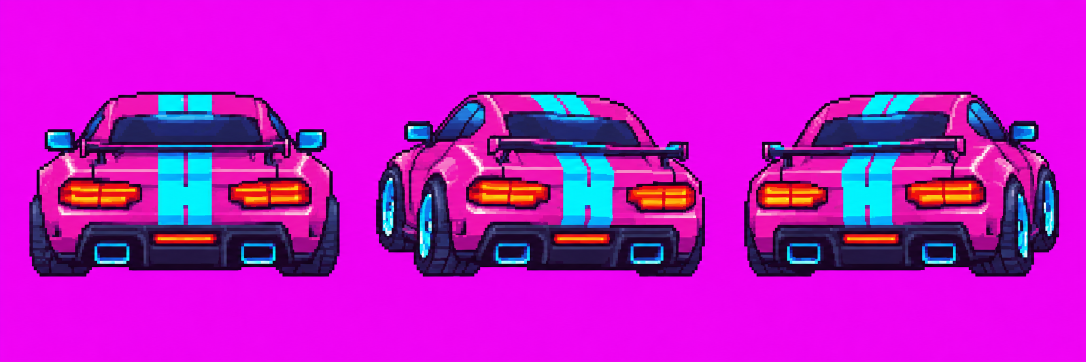
#> input picture art/source/01-player-car.png, 2172 x 724 px (shown at 1/2 size)
$ python process_cars.py
#> lines starting #> are read from the running program, lines starting #| are printed output that depends on the picture; after the words box and inside, x2 and y2 are one past the last pixel; in counts of white or black regions, pixels touching at a corner belong together
"""Turn the AI-generated car sheets (art/source) into a game-ready atlas.

Pipeline: flood-fill the magenta background from the edges -> split 3 frames ->
common cell, bottom/center aligned -> area downscale -> one shared 32-color palette.
Usage: python3 tools/process_cars.py
"""
import json
from pathlib import Path

import numpy as np
from PIL import Image, ImageDraw

ROOT = Path(__file__).resolve().parent.parent
SRC = ROOT / "art" / "source"
OUT = ROOT / "public" / "sprites"
CELL_W = 80
THRESH = 70
SHEETS = [
    ("player", "01-player-car.png"),
    ("rivalA", "02a-rival-a-yellow.png"),
    ("rivalB", "02b-rival-b-green.png"),
    ("rivalC", "02c-rival-c-white.png"),
]
FRAMES = ["center", "left", "right"]


def cutout(path: Path) -> Image.Image:
    im = Image.open(path).convert("RGB")
#> im is the input picture: PIL image 2172x724 RGB; mean R, G, B 190.4, 21.9, 198.4
    w, h = im.size
#> w = 2172; h = 724
    marker = (0, 255, 0)
    seeds = [(0, 0), (w - 1, 0), (0, h - 1), (w - 1, h - 1), (w // 2, 0), (w // 2, h - 1), (0, h // 2), (w - 1, h // 2)]
    for s in seeds:
        if im.getpixel(s) != marker:
            ImageDraw.floodfill(im, s, marker, thresh=THRESH)
    a = np.array(im)
    alpha = ~((a[:, :, 0] == 0) & (a[:, :, 1] == 255) & (a[:, :, 2] == 0))
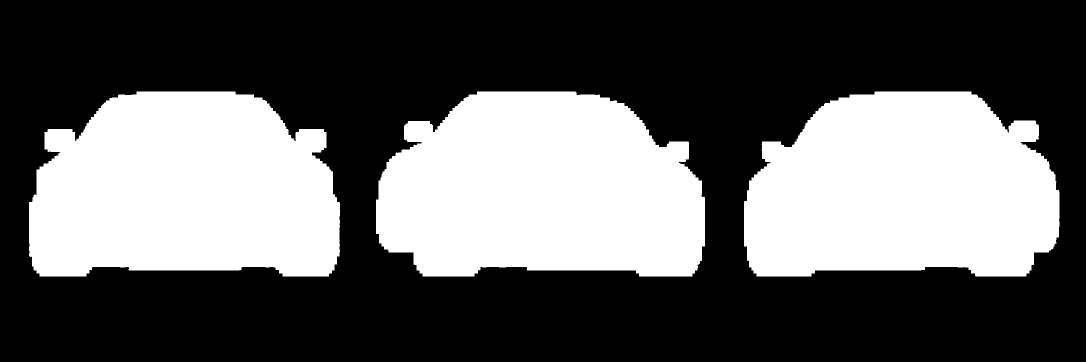
#> alpha: shape (724, 2172) bool (shown at 1/2 size); 37.5% white; 3 white regions, box (x1, y1, x2, y2) and area: (752, 183, 1410, 553) 201292, (58, 183, 680, 553) 194547, (1488, 183, 2119, 553) 194277
    out = np.dstack([a, (alpha * 255).astype(np.uint8)])
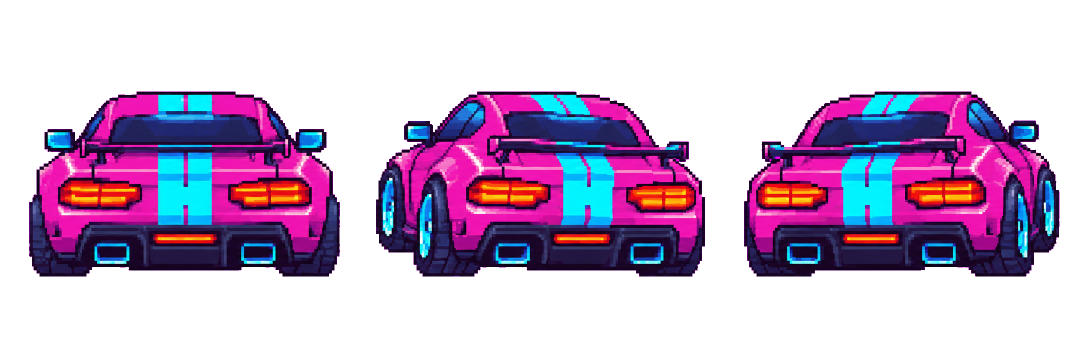
#> out: shape (724, 2172, 4) (shown at 1/2 size); mean R, G, B, A 40.8, 179.2, 45.9, 95.7; transparent parts drawn white
    return Image.fromarray(out, "RGBA")


def split_frames(im: Image.Image) -> list[Image.Image]:
    alpha = np.array(im)[:, :, 3] > 0
    cols = alpha.sum(axis=0) > 3
    runs, start = [], None
    for x, c in enumerate(cols):
        if c and start is None:
            start = x
        elif not c and start is not None:
            runs.append((start, x))
            start = None
#> this loop made 2172 passes
#> c on passes 1 to 12: False, False, False, False, False, False, False, False, False, False, False, False
#> after the loop, runs = [(58, 680), (752, 1410), (1488, 2119)]
    if start is not None:
        runs.append((start, len(cols)))
    runs = [r for r in runs if r[1] - r[0] > 40]
    # merge tiny gaps (mirrors etc.) by keeping the 3 widest runs in order
    runs = sorted(sorted(runs, key=lambda r: r[0] - r[1])[:3])
    assert len(runs) == 3, f"expected 3 frames, got {runs}"
    frames = []
    for x0, x1 in runs:
        crop = im.crop((x0, 0, x1, im.height))
        frames.append(crop.crop(crop.getbbox()))
#> this loop made 3 passes
#> pass 1, in split_frames, `crop = im.crop((x0, 0, x1, im.height))`:
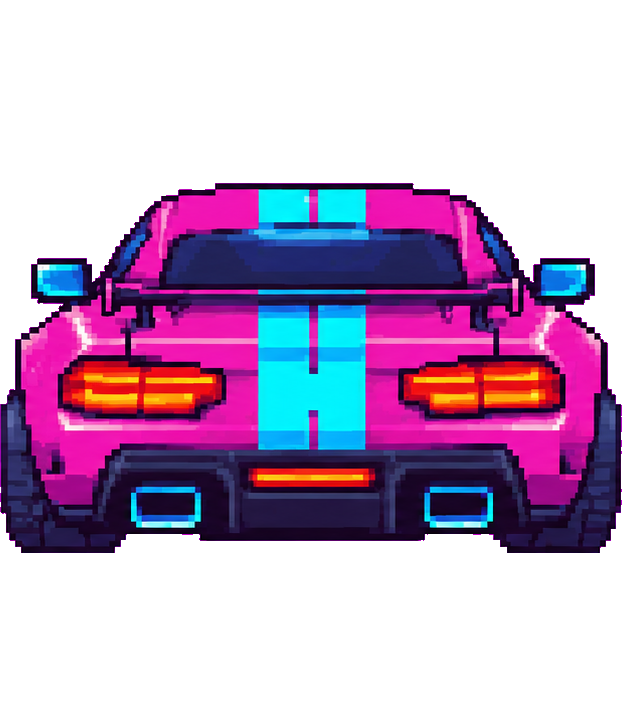
#> crop: PIL image 622x724 RGBA; mean R, G, B, A 47.4, 167.5, 52.6, 110.2; transparent parts drawn white
#> after the loop, frames = 3 items
    return frames


def main() -> None:
    sheets = {}
    for name, f in SHEETS:
        sheets[name] = split_frames(cutout(SRC / f))
#> pass 2 of the loop in main, `for name, f in SHEETS:`:
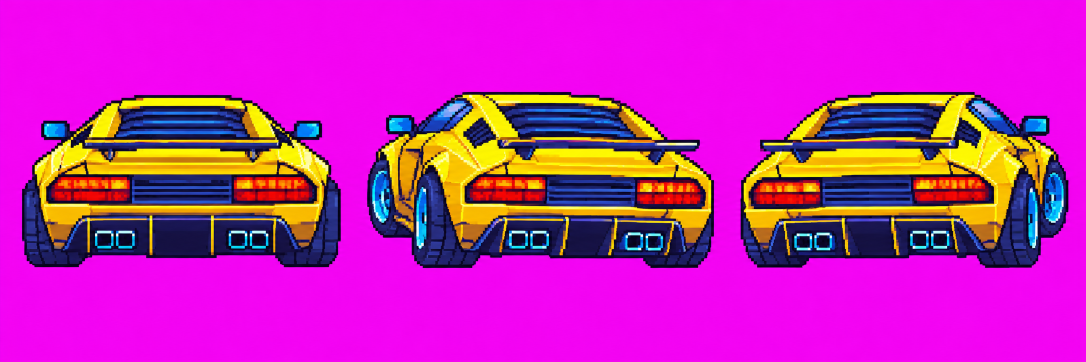
#> input picture art/source/02a-rival-a-yellow.png, 2172 x 724 px (shown at 1/2 size)
#> in cutout, im is the input picture: PIL image 2172x724 RGB; mean R, G, B 195.8, 36.7, 176.7
#> in cutout (call 2), `alpha = ~((a[:, :, 0] == 0) & (a[:, :, 1] == 255) & (a[:, :, 2] == 0))`:
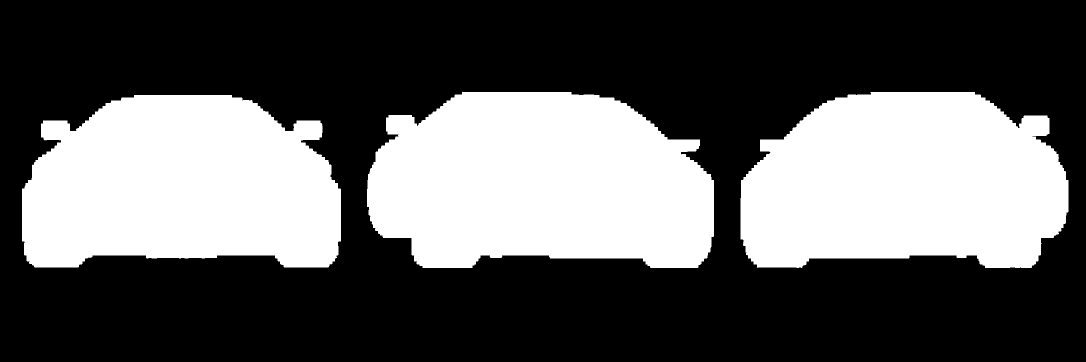
#> alpha: shape (724, 2172) bool (shown at 1/2 size); 36.6% white; 3 white regions, box (x1, y1, x2, y2) and area: (734, 184, 1428, 536) 201896, (1481, 184, 2137, 536) 190802, (44, 190, 682, 535) 183272
#> the loop in split_frames (call 2), `for x, c in enumerate(cols):` made 2172 passes
#> after the loop in split_frames (call 2), `for x, c in enumerate(cols):`: runs = [(44, 682), (734, 1428), (1481, 2137)]
#> the loop in split_frames (call 2), `for x0, x1 in runs:` made 3 passes
#> pass 3, in split_frames (call 2), `crop = im.crop((x0, 0, x1, im.height))`:
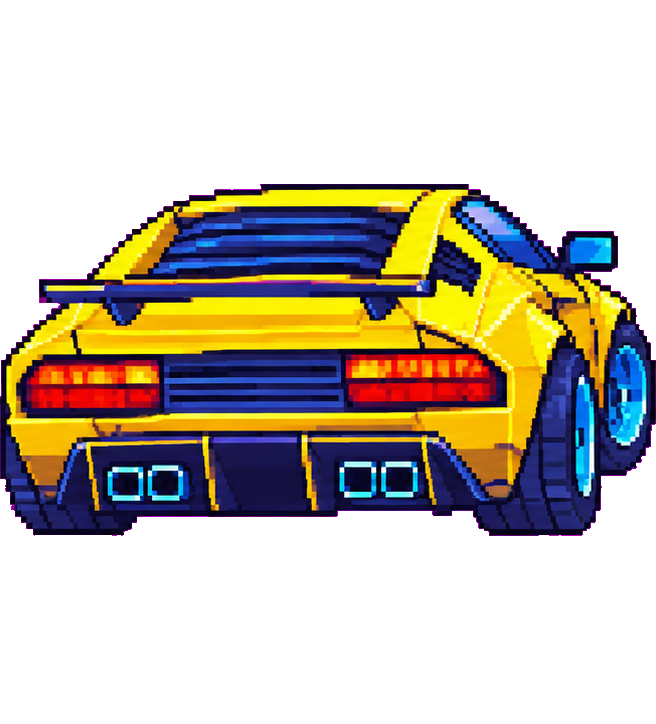
#> crop: PIL image 656x724 RGBA; mean R, G, B, A 45.7, 191.1, 25.8, 102.4; transparent parts drawn white
#> pass 3 of the loop in main, `for name, f in SHEETS:`:
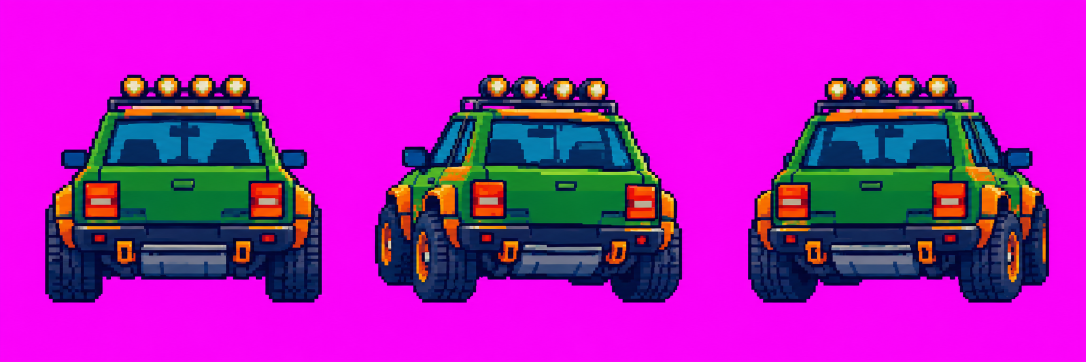
#> input picture art/source/02b-rival-b-green.png, 2172 x 724 px (shown at 1/2 size)
#> in cutout, im is the input picture: PIL image 2172x724 RGB; mean R, G, B 173.9, 28.5, 181
#> in cutout (call 3), `alpha = ~((a[:, :, 0] == 0) & (a[:, :, 1] == 255) & (a[:, :, 2] == 0))`:
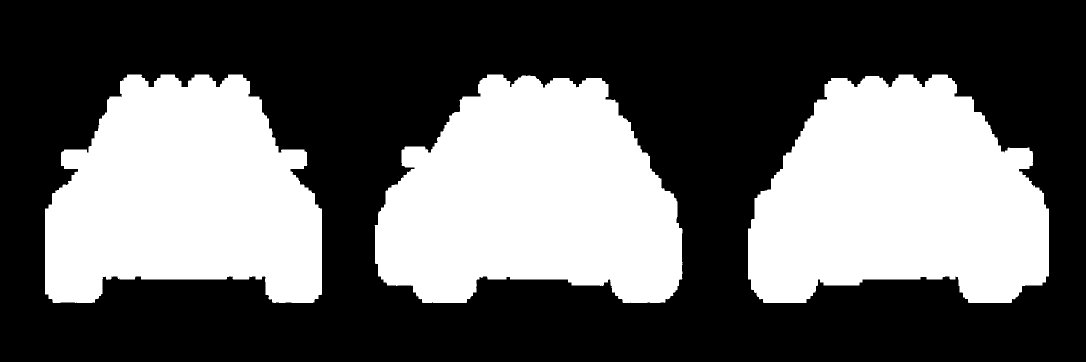
#> alpha: shape (724, 2172) bool (shown at 1/2 size); 38.6% white; 3 white regions, box (x1, y1, x2, y2) and area: (749, 149, 1365, 606) 208411, (1496, 149, 2098, 606) 206822, (90, 149, 644, 606) 191379
#> after the loop in split_frames (call 3), `for x, c in enumerate(cols):`: runs = [(90, 644), (750, 1365), (1496, 2098)]
#> the loop in split_frames (call 3), `for x0, x1 in runs:` made 3 passes
#> pass 3, in split_frames (call 3), `crop = im.crop((x0, 0, x1, im.height))`:
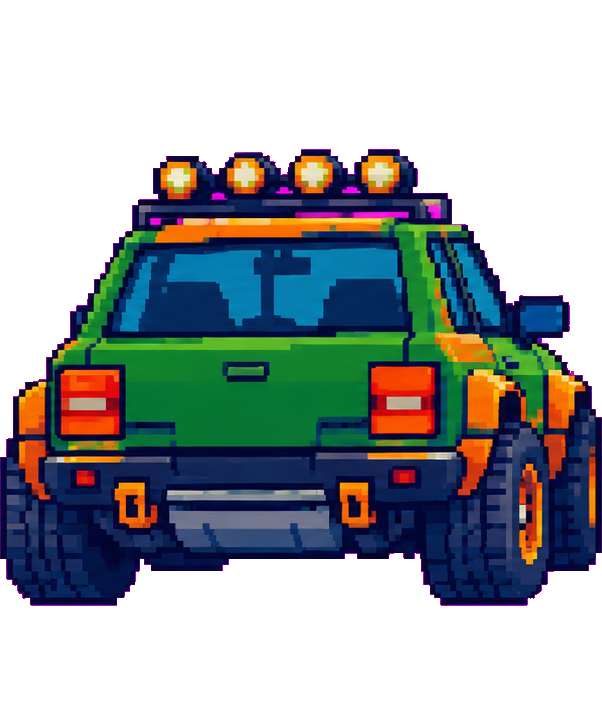
#> crop: PIL image 602x724 RGBA; mean R, G, B, A 25.2, 166.3, 34.2, 121; transparent parts drawn white
#> the loop made 4 passes; the first 3 are shown
    cw = max(fr.width for fs in sheets.values() for fr in fs)
#> cw = 694
    ch = max(fr.height for fs in sheets.values() for fr in fs)
#> ch = 457
    scale = CELL_W / cw
#> scale = 0.115
    cell_h = round(ch * scale)
#> cell_h = 53
    print("source cell", cw, ch, "-> cell", CELL_W, cell_h)
#| source cell 694 457 -> cell 80 53

    cells = {}
    for name, frs in sheets.items():
        for key, fr in zip(FRAMES, frs):
            canvas = Image.new("RGBA", (cw, ch), (0, 0, 0, 0))
            canvas.paste(fr, ((cw - fr.width) // 2, ch - fr.height))
            small = canvas.resize((CELL_W, cell_h), Image.BOX)
            arr = np.array(small)
            arr[:, :, 3] = np.where(arr[:, :, 3] >= 128, 255, 0)
            cells[(name, key)] = arr
#> this loop made 4 passes
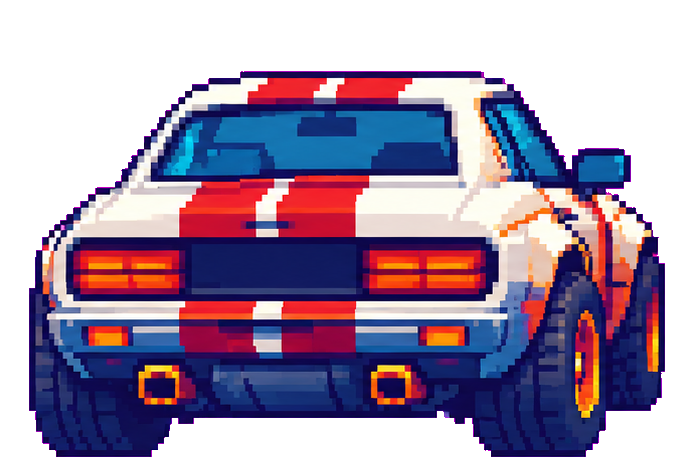
#> canvas: PIL image 694x457 RGBA; mean R, G, B, A 65.5, 87.9, 73.9, 159.2; transparent parts drawn white
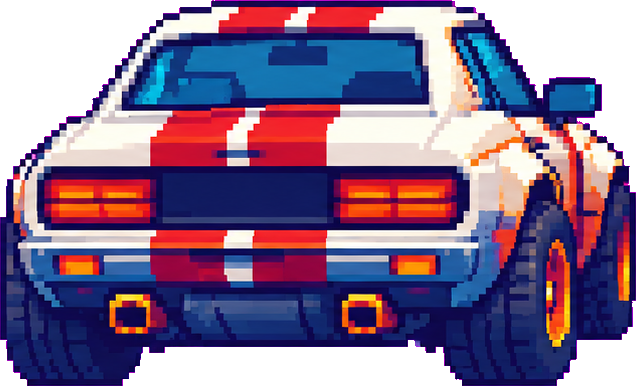
#> fr: PIL image 636x386 RGBA; mean R, G, B, A 84.7, 113.6, 95.5, 205.7; transparent parts drawn white
#> after the loop, cells = 12 items

    # shared palette from all opaque pixels
    px = np.concatenate([c[c[:, :, 3] == 255][:, :3] for c in cells.values()])
    pal_img = Image.fromarray(px.reshape(1, -1, 3).astype(np.uint8), "RGB").quantize(
        colors=32, method=Image.Quantize.MEDIANCUT, dither=Image.Dither.NONE
    )
    palette = pal_img.getpalette()[: 32 * 3]
#> palette = 96 values, max 251 at index 0, min 6 at index 94, mean 86.29
    flat_pal = Image.new("P", (1, 1))
    flat_pal.putpalette(palette + [0] * (768 - len(palette)))

    atlas = Image.new("RGBA", (CELL_W * 3, cell_h * len(SHEETS)), (0, 0, 0, 0))
#> atlas: PIL image 240x212 RGBA; every value is 0
    meta = {"cellW": CELL_W, "cellH": cell_h, "frames": {}}
    for r, (name, _) in enumerate(SHEETS):
        for c, key in enumerate(FRAMES):
            arr = cells[(name, key)]
            rgb = Image.fromarray(arr[:, :, :3], "RGB").quantize(palette=flat_pal, dither=Image.Dither.NONE).convert("RGB")
            out = np.dstack([np.array(rgb), arr[:, :, 3]])
            atlas.paste(Image.fromarray(out, "RGBA"), (c * CELL_W, r * cell_h))
            meta["frames"][f"{name}_{key}"] = {"x": c * CELL_W, "y": r * cell_h, "w": CELL_W, "h": cell_h}
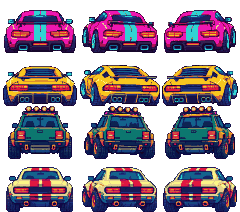
#> atlas: PIL image 240x212 RGBA; mean R, G, B, A 60.2, 44.1, 60.3, 158.3; transparent parts drawn white
#> out: shape (53, 80, 4)
#> after the loop, meta = 3 items
    OUT.mkdir(parents=True, exist_ok=True)
    atlas.save(OUT / "cars.png", optimize=True)
    (OUT / "cars.json").write_text(json.dumps(meta, indent=2) + "\n")
    preview = Image.new("RGBA", atlas.size, (26, 16, 64, 255))
    preview.alpha_composite(atlas)
    preview.resize((atlas.width * 4, atlas.height * 4), Image.NEAREST).save(ROOT / "art" / "cars-preview.png")
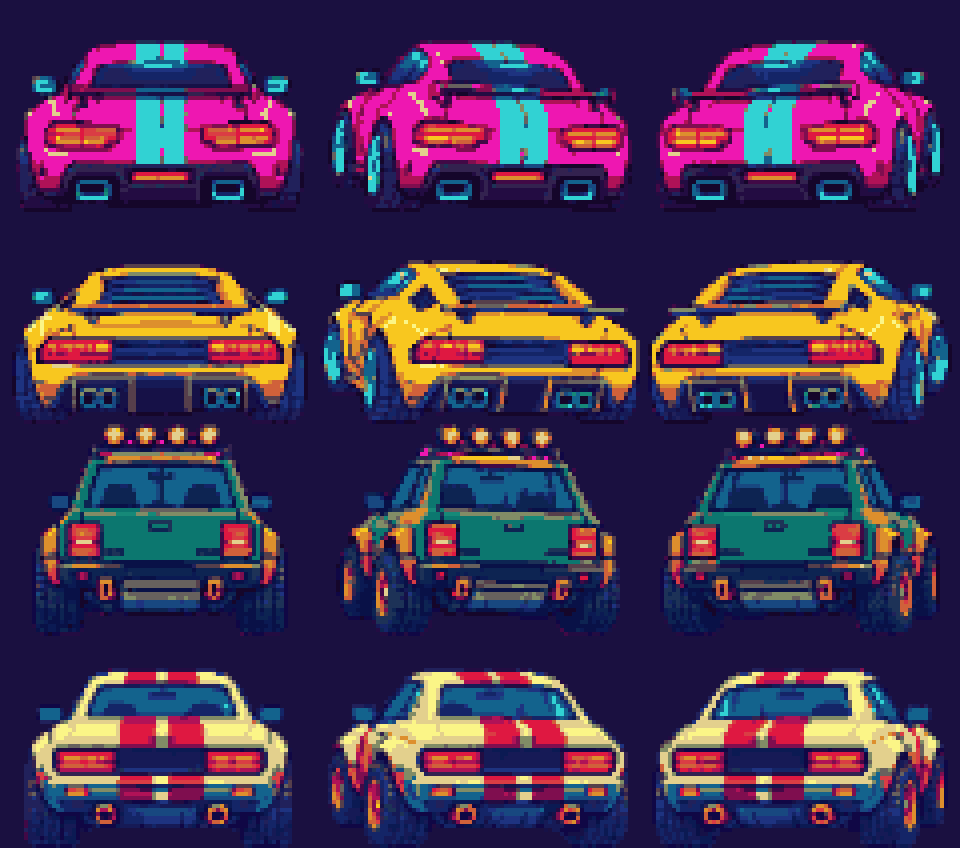
#> saved as cars-preview.png: PIL image 960x848 RGBA; mean R, G, B, A 68.5, 49.8, 82.8, 255
    print("saved", OUT / "cars.png", atlas.size)
#| saved public/sprites/cars.png (240, 212)


if __name__ == "__main__":
    main()
